Frame 1 (no input): blank canvas, image omitted
Frame 60 (the mouse pressed at the canvas centre just before this capture): blank canvas, image omitted
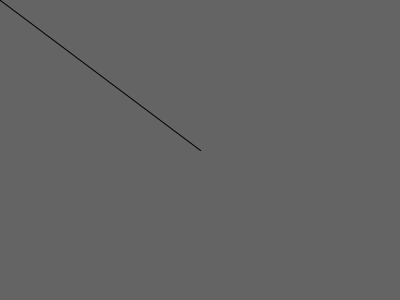
Frame 120 (the mouse held since frame 60 and released just before this capture)

The Processing sketch whose frames 1 and 60 were blank and that drew this single picture after the mouse press (run headless with seeded random() and noise(); from frame 60 on, the mouse is pressed at the canvas centre):

// Processing sketch: second_2
// ── second_2.pde
void setup()
{
  size(400,300);
  background(100);
}

void draw()                
{
  //pmouseX, pmouseY tell the previous postion of mouse
    
  line(pmouseX,pmouseY,mouseX,mouseY);
}
